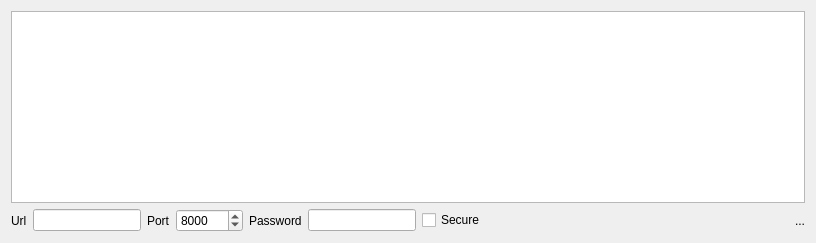
          <widget class="QWidget" name="tab_5">
           <attribute name="icon">
            <iconset resource="icons.qrc">
             <normaloff>:/Icons/icons/server.svg</normaloff>:/Icons/icons/server.svg</iconset>
           </attribute>
           <attribute name="title">
            <string>Server</string>
           </attribute>
           <layout class="QVBoxLayout" name="verticalLayout_7">
            <item>
             <widget class="QTableView" name="server_tableView">
              <property name="font">
               <font>
                <pointsize>9</pointsize>
               </font>
              </property>
              <property name="toolTip">
               <string>Server jobs currently on cue</string>
              </property>
             </widget>
            </item>
            <item>
             <widget class="QFrame" name="frame_2">
              <property name="frameShape">
               <enum>QFrame::Shape::NoFrame</enum>
              </property>
              <property name="frameShadow">
               <enum>QFrame::Shadow::Raised</enum>
              </property>
              <layout class="QHBoxLayout" name="horizontalLayout_8">
               <property name="leftMargin">
                <number>0</number>
               </property>
               <property name="topMargin">
                <number>0</number>
               </property>
               <property name="rightMargin">
                <number>0</number>
               </property>
               <property name="bottomMargin">
                <number>0</number>
               </property>
               <item>
                <widget class="QLabel" name="label_146">
                 <property name="font">
                  <font>
                   <pointsize>9</pointsize>
                  </font>
                 </property>
                 <property name="text">
                  <string>Url</string>
                 </property>
                </widget>
               </item>
               <item>
                <widget class="QLineEdit" name="server_url_lineEdit">
                 <property name="font">
                  <font>
                   <pointsize>9</pointsize>
                  </font>
                 </property>
                 <property name="toolTip">
                  <string>Type here the VeraGrid server URL (ask your IT team)</string>
                 </property>
                </widget>
               </item>
               <item>
                <widget class="QLabel" name="label_147">
                 <property name="font">
                  <font>
                   <pointsize>9</pointsize>
                  </font>
                 </property>
                 <property name="text">
                  <string>Port</string>
                 </property>
                </widget>
               </item>
               <item>
                <widget class="QSpinBox" name="server_port_spinBox">
                 <property name="font">
                  <font>
                   <pointsize>9</pointsize>
                  </font>
                 </property>
                 <property name="toolTip">
                  <string>Type here the VeraGrid server Port (ask your IT team)</string>
                 </property>
                 <property name="maximum">
                  <number>9999999</number>
                 </property>
                 <property name="value">
                  <number>8000</number>
                 </property>
                </widget>
               </item>
               <item>
                <widget class="QLabel" name="label_148">
                 <property name="font">
                  <font>
                   <pointsize>9</pointsize>
                  </font>
                 </property>
                 <property name="text">
                  <string>Password</string>
                 </property>
                </widget>
               </item>
               <item>
                <widget class="QLineEdit" name="server_pwd_lineEdit">
                 <property name="font">
                  <font>
                   <pointsize>9</pointsize>
                  </font>
                 </property>
                 <property name="toolTip">
                  <string>Type here the VeraGrid server password (ask your IT team)</string>
                 </property>
                 <property name="echoMode">
                  <enum>QLineEdit::EchoMode::Password</enum>
                 </property>
                </widget>
               </item>
               <item>
                <widget class="QCheckBox" name="secureServerConnectionCheckBox">
                 <property name="text">
                  <string>Secure</string>
                 </property>
                </widget>
               </item>
               <item>
                <spacer name="horizontalSpacer_7">
                 <property name="orientation">
                  <enum>Qt::Orientation::Horizontal</enum>
                 </property>
                 <property name="sizeHint" stdset="0">
                  <size>
                   <width>304</width>
                   <height>20</height>
                  </size>
                 </property>
                </spacer>
               </item>
               <item>
                <widget class="QLabel" name="server_status_label">
                 <property name="font">
                  <font>
                   <pointsize>9</pointsize>
                  </font>
                 </property>
                 <property name="text">
                  <string>...</string>
                 </property>
                </widget>
               </item>
              </layout>
             </widget>
            </item>
           </layout>
          </widget>
